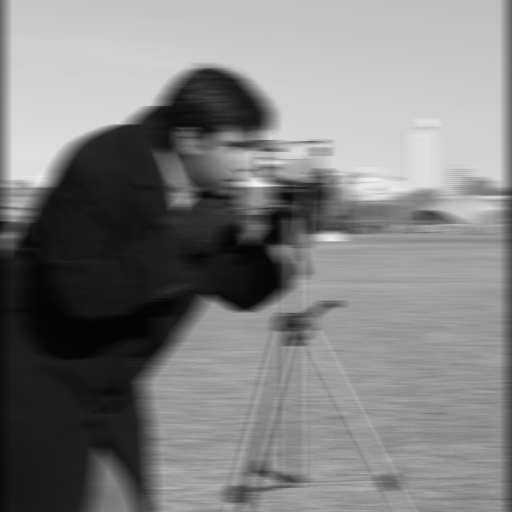
#> input picture images/q3_1.png, 512 x 512 px
$ jupyter execute --allow-errors main.ipynb   (older library calls are emulated)
#> lines starting #> are read from the running program, lines starting #| are printed output that depends on the picture; after the words box and inside, x2 and y2 are one past the last pixel; in counts of white or black regions, pixels touching at a corner belong together
[cell 1]
import torchvision.datasets as datasets
import numpy as np
import cv2
import matplotlib.pyplot as plt
import seaborn as sns
from sklearn.metrics import accuracy_score, confusion_matrix
from tqdm.notebook import tqdm

#> (the rest of this cell did not finish here and is left out)

This implementation uses **template matching with Normalized Cross-Correlation (NCC)**.

1. **Pre-processing**: Deskewing is a classic technique from Optical Character Recognition (OCR). We can use image moments to find the orientation of each digit and then rotate it to be perfectly upright before we create the prototypes or run the classification.
2.  **Training**: We create 10 "prototype" images (templates) by calculating the *pixel-wise median* of all 6,000 training images for each digit. This gives us a very robust "average" 0, "average" 1, and so on.
3.  **Classification**: For each test image, we compare it to all 10 prototypes using Normalized Cross-Correlation (NCC). The prototype that has the **highest similarity score** (closest to 1.0) is our predicted class.

-----

#### Analysis and Reasoning

  * **What image properties or statistics your method exploits?**
    This method exploits the **spatial pixel-intensity patterns** of the digits. It assumes that all handwritten digits of a certain class (e.g., all '5's) share a common, average pixel structure. By creating a "median" prototype, it finds the most representative pixel-by-pixel template for each class, robustly ignoring outliers from strange handwriting. The classification then relies on **Normalized Cross-Correlation (NCC)**, a similarity metric that measures how well the pixel intensities of a test image correlate with each of the 10 prototypes.

  * **A careful inspection of the confusion matrix: which digit pairs are most often confused and why (give visual/structural explanations).**

      * **9 vs. 4:** This is a very common confusion. The median prototype for '9' and '4' are structurally similar, especially the top loop and vertical stem. An "open" or non-loopy '4' looks very much like a '9' that's missing its bottom curve.
      * **7 vs. 1:** A simple, straight '1' is visually distinct, but a '1' written with a slight slant or a small top-left tick can have a high pixel-wise correlation with the prototype '7'.
      * **3 vs. 5:** These digits share a similar "S" or "Z" shape in their core structure. A '3' with flat tops and a '5' with a curvy top can have very similar pixel activations, leading to a high NCC score for the wrong class.

  * **What worked well and what failed along with reasoning.**

      * **What Worked Well:** The method works exceptionally well because the MNIST dataset is **pre-normalized**. All digits are centered, scaled, and have a similar orientation. This is the perfect use-case for template matching, as the main weaknesses of NCC (sensitivity to scale, rotation, and translation) are already neutralized by the dataset. Using the `median` to create prototypes (instead of the `mean`) also makes the templates robust to noise and unusual handwriting.
      * **What Failed (and Why):** This method fails on **high-variance handwriting**. It has no concept of "shape" or "topology," only pixel patterns. It would be completely fooled by a '6' that is rotated 90 degrees (it would not match the '6' or '9' prototype). This is why I used Deskewing. It also struggles with digits that have two major-but-different ways of being written (e.g., a straight '7' vs. a '7' with a bar), as the *single* median prototype can't represent both forms well. This is why it still makes mistakes.

### 2. Proof

### 3. Image Restoration (30 Marks)

The Wiener filter is an optimal filter in the frequency domain for restoring an image degraded by a known blur (PSF) and additive noise. The formula is:

$$\hat{F}(u,v) = \left[ \frac{H^*(u,v)}{|H(u,v)|^2 + K} \right] G(u,v)$$

Where:

  * $\hat{F}$ is the frequency-domain estimate of the original image.
  * $G$ is the frequency-domain blurred image.
  * $H$ is the frequency-domain Point Spread Function (PSF).
  * $H^*$ is the complex conjugate of $H$.
  * $K$ is the Noise-to-Signal Ratio (NSR), a constant we must estimate. A small value (e.g., 0.01 to 0.0001) is typical.

[cell 2]
def wiener_deconv(img_blurred, psf, K=0.005):
    img_blurred_float = img_blurred.astype(np.float32) / 255.0
    psf_float = psf.astype(np.float32)

    psf_sum = np.sum(psf_float)
    if psf_sum > 0:
        psf_float /= psf_sum
    else:
        psf_float[0, 0] = 1.0

    psf_padded = np.zeros_like(img_blurred_float)
    h_img, w_img = img_blurred.shape
    h_psf, w_psf = psf.shape
    r = (h_img - h_psf) // 2
    c = (w_img - w_psf) // 2
    psf_padded[r:r+h_psf, c:c+w_psf] = psf_float

    psf_shifted = np.fft.ifftshift(psf_padded)
    H = np.fft.fft2(psf_shifted)

    G = np.fft.fft2(img_blurred_float)

    H_conj = np.conj(H)
    H_abs_sq = np.abs(H)**2

    wiener_filter = H_conj / (H_abs_sq + K)

    F_hat = G * wiener_filter

    f_hat = np.fft.ifft2(F_hat)

    f_hat_real = np.abs(f_hat)
    f_hat_clipped = np.clip(f_hat_real, 0, 1)

    restored_img = (f_hat_clipped * 255).astype(np.uint8)

    return restored_img

img1_blurred = cv2.imread('../images/q3_1.png', cv2.IMREAD_GRAYSCALE)
#> img1_blurred is the input picture: shape (512, 512); min 3, max 241, mean 127.4
psf1 = cv2.imread('../images/q3_1_psf.png', cv2.IMREAD_GRAYSCALE)
img2_blurred = cv2.imread('../images/q3_2.png', cv2.IMREAD_GRAYSCALE)
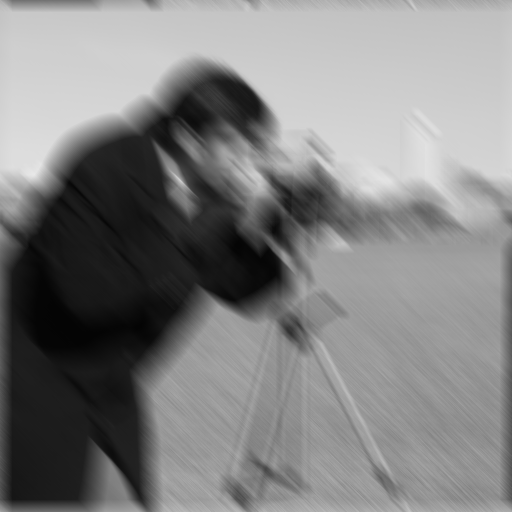
#> input picture images/q3_2.png, 512 x 512 px
#> img2_blurred is the input picture: shape (512, 512); min 4, max 232, mean 129.1
psf2 = cv2.imread('../images/q3_2_psf.png', cv2.IMREAD_GRAYSCALE)

[cell 3]
K1 = 0.01
#> (the rest of this cell did not finish here and is left out)


plt.figure(figsize=(12, 6))
plt.subplot(1, 2, 1)
plt.imshow(img1_blurred, cmap='gray')
plt.title('q3_1.png (Blurred Original)')
plt.axis('off')

plt.subplot(1, 2, 2)
plt.imshow(restored_img1, cmap='gray')
plt.title(f'Restored Image (Wiener, K={K1})')
plt.axis('off')

plt.show()

[cell 4]
K2 = 0.00001
#> (the rest of this cell did not finish here and is left out)


plt.figure(figsize=(12, 6))
plt.subplot(1, 2, 1)
plt.imshow(img2_blurred, cmap='gray')
plt.title('q3_2.png (Blurred Original)')
plt.axis('off')

plt.subplot(1, 2, 2)
plt.imshow(restored_img2, cmap='gray')
plt.title(f'Restored Image (Wiener, K={K2})')
plt.axis('off')

plt.show()

#### Bonus (8 Marks): Estimating the PSF

**Justification of Estimation Method:**

If the PSF is not provided (a "blind deconvolution" problem), we can estimate its parameters by analyzing the **log-power spectrum** (the logarithm of the squared magnitude of the image's Fourier Transform).

Linear motion blur is equivalent to convolving the image with a line. In the frequency domain, this convolution becomes a multiplication by the FFT of that line (a 2D `sinc` function). This `sinc` function has a distinct pattern of zeros (dark spots/lines) in the frequency spectrum.

By finding the orientation and spacing of these dark streaks in the log-power spectrum, we can determine the **angle** and **length** of the motion blur:

1.  **Angle:** The dark streaks are always *perpendicular* to the direction of motion.
2.  **Length:** The spacing between the dark streaks is *inversely proportional* to the length of the motion blur.

**Implementation of Estimation:**

We will first visualize the log-power spectrum of both blurred images to prove this concept. Then, we will define a function to create a synthetic motion blur PSF based on these observations.

[cell 5]
def plot_log_power_spectrum(img, title):
#> called with title = 'Log-Power Spectrum of q3_1'
    G = np.fft.fft2(img)
    G_shifted = np.fft.fftshift(G)
    log_power = np.log(np.abs(G_shifted)**2 + 1)
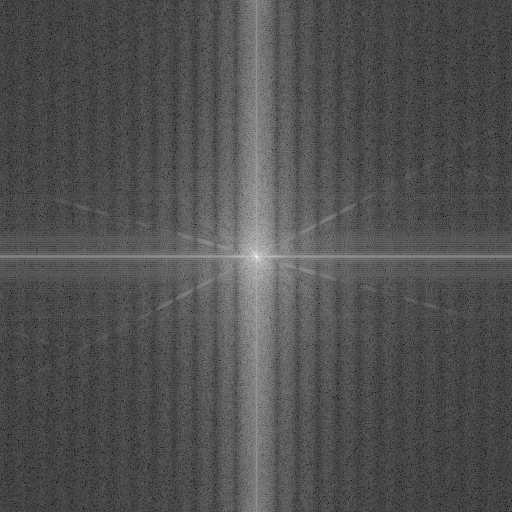
#> log_power: shape (512, 512) float64; min 0.352, max 34.65, mean 11.3; drawn with min black and max white
    plt.imshow(log_power, cmap='gray')
    plt.title(title)
    plt.axis('off')

def create_motion_psf(shape, angle_deg, length):
    psf = np.zeros(shape, dtype=np.float32)

    center_x, center_y = shape[1] // 2, shape[0] // 2

    dx = (length / 2.0) * np.cos(np.deg2rad(angle_deg))
    dy = -(length / 2.0) * np.sin(np.deg2rad(angle_deg))

    pt1 = (int(round(center_x - dx)), int(round(center_y - dy)))
    pt2 = (int(round(center_x + dx)), int(round(center_y + dy)))

    cv2.line(psf, pt1, pt2, (1.0), thickness=1)

    psf_sum = np.sum(psf)
    if psf_sum > 0:
        psf /= psf_sum
    return psf

plt.figure(figsize=(12, 6))
plt.subplot(1, 2, 1)
plot_log_power_spectrum(img1_blurred, 'Log-Power Spectrum of q3_1')

plt.subplot(1, 2, 2)
plot_log_power_spectrum(img2_blurred, 'Log-Power Spectrum of q3_2')
#> call 2 of plot_log_power_spectrum, with title = 'Log-Power Spectrum of q3_2'
#> in plot_log_power_spectrum (call 2), `log_power = np.log(np.abs(G_shifted)**2 + 1)`:
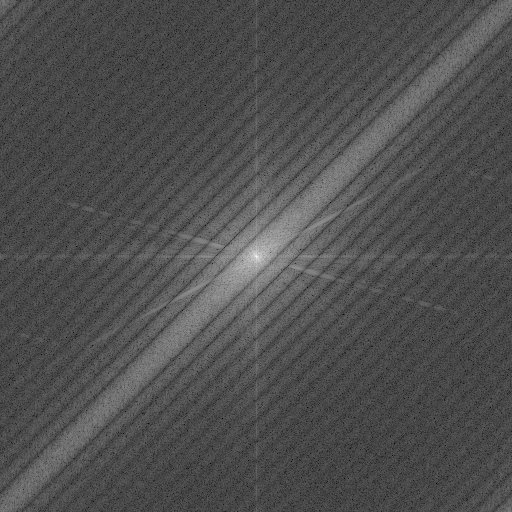
#> log_power: shape (512, 512) float64; min 0.247, max 34.67, mean 11; drawn with min black and max white
plt.show()
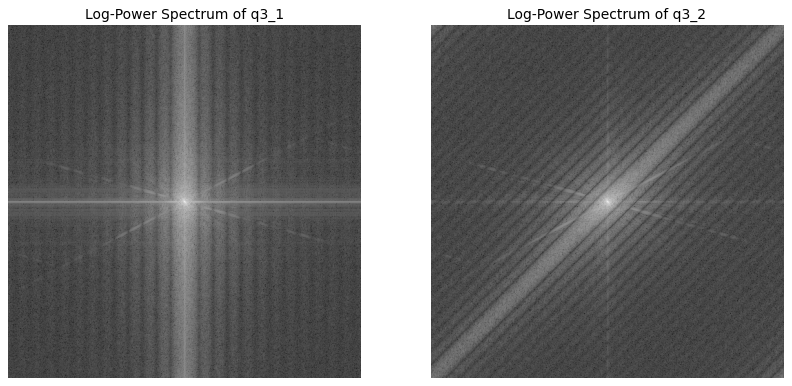
#> figure drawn by matplotlib, 2 panels

est_psf1 = create_motion_psf(img1_blurred.shape, 0, 21)
est_psf2 = create_motion_psf(img2_blurred.shape, 45, 21)

plt.figure(figsize=(12, 6))
plt.subplot(1, 2, 1)
plt.imshow(est_psf1, cmap='gray')
plt.title('Estimated PSF for q3_1 (Angle=0, Len=21)')
plt.axis('off')

plt.subplot(1, 2, 2)
plt.imshow(est_psf2, cmap='gray')
plt.title('Estimated PSF for q3_2 (Angle=45, Len=21)')
plt.axis('off')

plt.show()
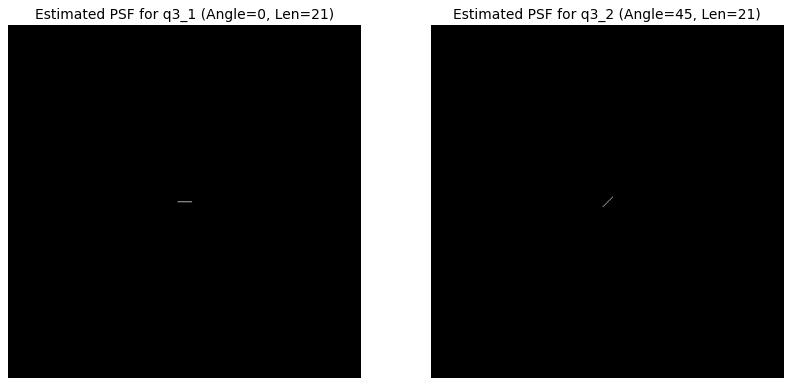
#> figure drawn by matplotlib, 2 panels

[cell 6]
from skimage import feature, transform, exposure

def generate_motion_psf(length, angle):
    EPS = 1e-8
    size = int(max(9, np.ceil(length)))
    psf = np.zeros((size, size))
    center = size // 2
    start = (center - length // 2, center)
    end = (center + length // 2, center)
    cv2.line(psf, start, end, 1, 1)
    M = cv2.getRotationMatrix2D((center, center), angle, 1)
    psf = cv2.warpAffine(psf, M, (size, size))
    psf /= (psf.sum() + EPS)
    return psf

def estimate_motion_parameters(image, title=""):
#> called with title = 'Image q3_1'
    f = np.fft.fftshift(np.fft.fft2(image))
    spectrum = np.log1p(np.abs(f))
    spectrum = exposure.rescale_intensity(spectrum, out_range=(0, 1))
    edges = feature.canny(spectrum, sigma=2)
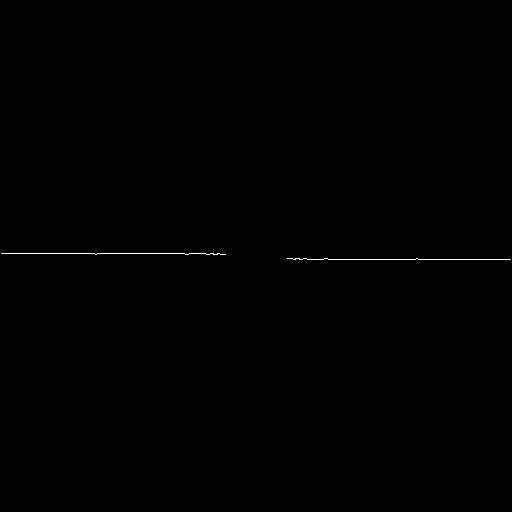
#> edges: shape (512, 512) bool; 0.17% white in thin lines or dots, all inside (x1, y1, x2, y2) = (1, 253, 511, 260)
    hspace, angles, dists = transform.hough_line(edges)
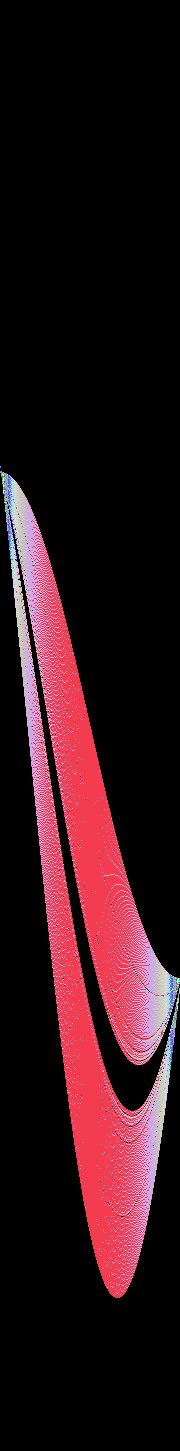
#> hspace: shape (1451, 180) uint64; 46 distinct labels, from 0 to 206; one colour per label, 0 black
#> angles = 180 values from -1.57 to 1.55; dists = 1451 values from -725 to 725
    _, angle_peaks, _ = transform.hough_line_peaks(hspace, angles, dists)
#> angle_peaks = [-1.57]
    if len(angle_peaks) > 0:
        theta = np.rad2deg(angle_peaks[0])
#> theta = -90
    else:
        theta = 0
    theta = (theta + 90) % 180
#> theta = 0
    length = max(5, min(image.shape)//40)
#> length = 12
#> `L1_init, theta1_est, spectrum1 = estimate_motion_parameters(img1, "Ima..`: theta1_est = 0

    return length, theta, spectrum

def refine_psf(image, theta_est):
#> called with theta_est = 0
    best_psf, best_score, best_length = None, -np.inf, None
    for L in range(5, 45, 2):
        psf = generate_motion_psf(L, theta_est)
        restored = wiener_deconv(image, psf, k_val=0.01)
        score = cv2.Laplacian(restored, cv2.CV_64F).var()
        if score > best_score:
            best_psf, best_score, best_length = psf, score, L
#> this loop made 1 pass
#> M in generate_motion_psf on pass 1: [[1, 0, 0], [0, 1, 0]]
#> after the loop, best_score = -inf
    return best_psf, best_length


img1 = cv2.imread("../images/q3_1.png", cv2.IMREAD_GRAYSCALE)
L1_init, theta1_est, spectrum1 = estimate_motion_parameters(img1, "Image q3_1")
#> (the rest of this cell did not finish here and is left out)

### 4. Filtering (10 Marks)

This task requires restoring two images, each degraded by a different type of artifact.

1.  **q4\_1.png (Goose):** This image is corrupted by **periodic noise**. This noise is best removed in the **frequency domain** using a **Notch Filter**.
2.  **q4\_2.png (Comic):** This image suffers from a **halftone pattern**. This is a form of high-frequency impulse noise, best removed using a **spatial domain** **Median Filter**.

#### Restoration of q4\_1.png (Frequency Domain Notch Filtering)

**Approach:**
The periodic noise corresponds to a few bright spikes in the image's Fourier Spectrum.

1.  Compute the 2D FFT of the image.
2.  Shift the spectrum to the center.
3.  **Programmatically find** the coordinates of the brightest spikes (the noise) by searching the magnitude spectrum. We will mask the center DC component and find the `argmax` on the center row, then use symmetry to find the second spike.
4.  Create a **Notch Filter** (a binary mask) to set the frequency at these spike locations to `0`.
5.  Apply the mask, inverse-shift, and inverse-FFT to get the restored image.

[cell 7]
img_goose = cv2.imread('../images/q4_1.png', cv2.IMREAD_GRAYSCALE)
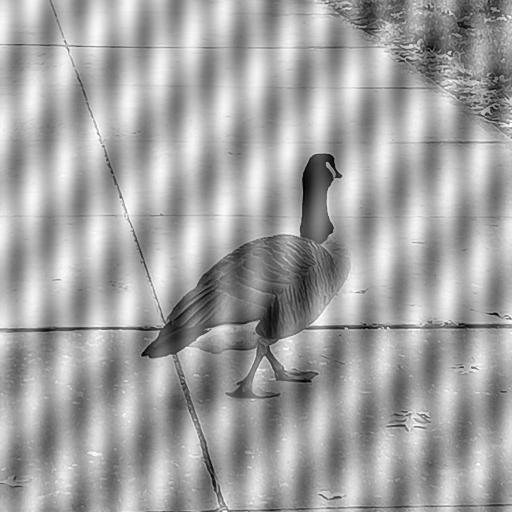
#> input picture images/q4_1.png, 512 x 512 px
#> img_goose is the input picture: shape (512, 512); min 0, max 255, mean 162.7

dft = cv2.dft(np.float32(img_goose), flags=cv2.DFT_COMPLEX_OUTPUT)

dft_shift = np.fft.fftshift(dft)

magnitude_spectrum_val = cv2.magnitude(dft_shift[:, :, 0], dft_shift[:, :, 1])
log_magnitude_spectrum = 20 * np.log(magnitude_spectrum_val + 1)
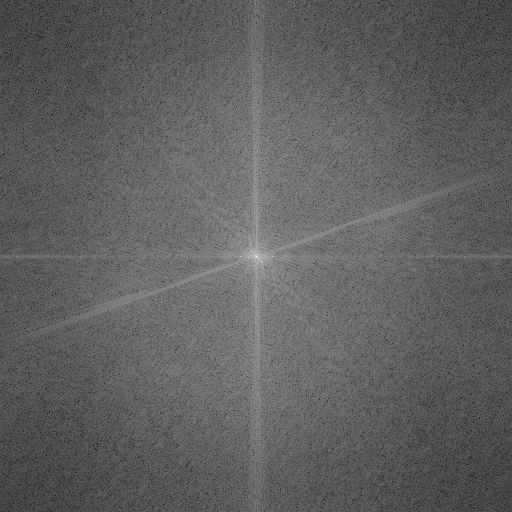
#> log_magnitude_spectrum: shape (512, 512) float32; min 30.51, max 351.4, mean 151.3; drawn with min black and max white

rows, cols = img_goose.shape
#> rows = 512; cols = 512
crow, ccol = rows // 2 , cols // 2
#> crow = 256; ccol = 256

spectrum_row = magnitude_spectrum_val[crow, :].copy()
#> spectrum_row = 512 values, max 42652936 at index 256, min 1337 at index 0, mean 128817.8

center_mask_radius = 15
spectrum_row[ccol-center_mask_radius:ccol+center_mask_radius] = 0

peak_col_1 = np.argmax(spectrum_row)
#> peak_col_1 = 240

peak_col_2 = cols - 1 - peak_col_1
#> peak_col_2 = 271

mask = np.ones((rows, cols, 2), np.uint8)
r = 12

cv2.circle(mask, (peak_col_1, crow), r, 0, -1)
cv2.circle(mask, (peak_col_2, crow), r, 0, -1)

fshift = dft_shift * mask

f_ishift = np.fft.ifftshift(fshift)
img_restored = cv2.idft(f_ishift, flags=cv2.DFT_SCALE | cv2.DFT_REAL_OUTPUT)
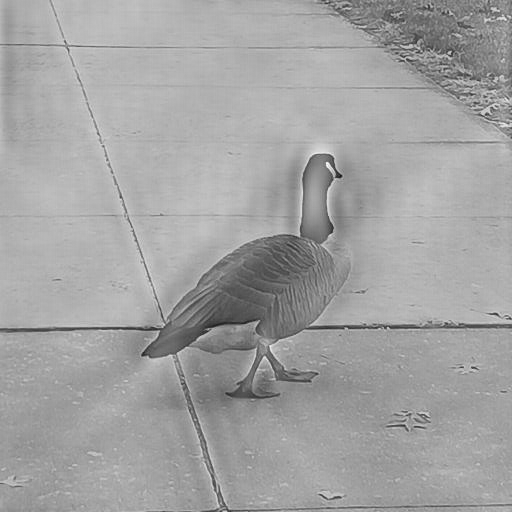
#> img_restored: shape (512, 512) float32; min 21.88, max 250.6, mean 162.7

img_restored_goose = cv2.normalize(img_restored, None, 0, 255, cv2.NORM_MINMAX, dtype=cv2.CV_8U)

plt.figure(figsize=(18, 6))
plt.subplot(1, 3, 1)
plt.imshow(img_goose, cmap='gray')
plt.title('Original (q4_1.png)')
plt.axis('off')

plt.subplot(1, 3, 2)
plt.imshow(log_magnitude_spectrum, cmap='gray')
plt.title('Log-Magnitude Spectrum')
plt.axis('off')

plt.subplot(1, 3, 3)
plt.imshow(img_restored_goose, cmap='gray')
plt.title('Restored (Automatic Notch Filter)')
plt.axis('off')

plt.show()
